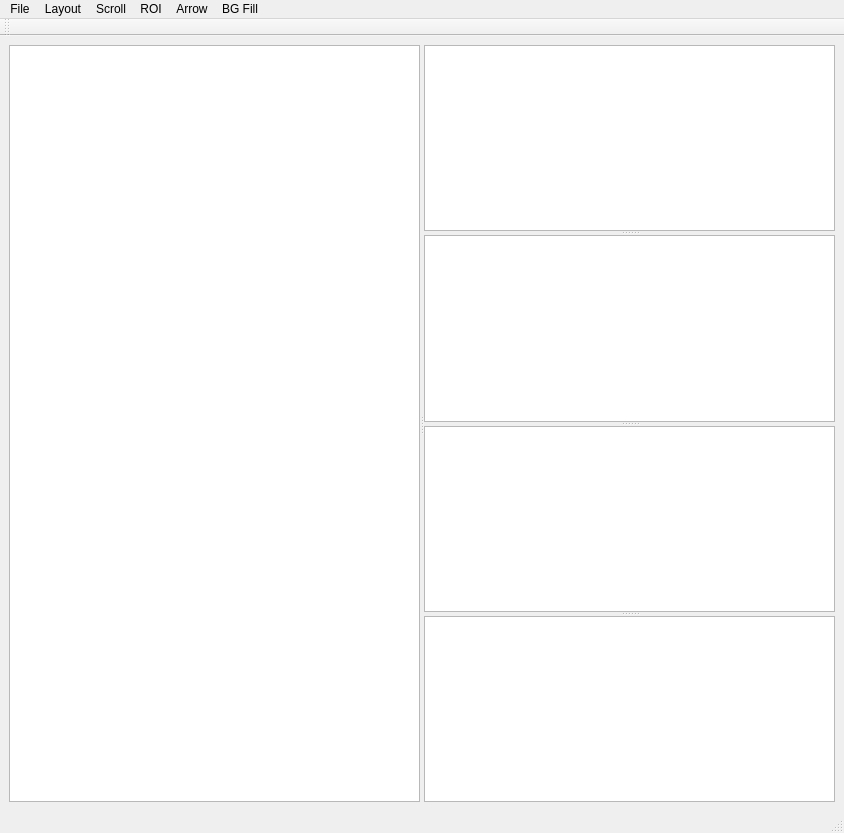
<?xml version="1.0" encoding="UTF-8"?>
<ui version="4.0">
 <class>MainWindow</class>
 <widget class="QMainWindow" name="MainWindow">
  <property name="geometry">
   <rect>
    <x>0</x>
    <y>0</y>
    <width>844</width>
    <height>833</height>
   </rect>
  </property>
  <property name="windowTitle">
   <string>MainWindow</string>
  </property>
  <widget class="QWidget" name="centralwidget">
   <layout class="QGridLayout" name="gridLayout">
    <item row="0" column="0">
     <widget class="QSplitter" name="splitter_2">
      <property name="orientation">
       <enum>Qt::Horizontal</enum>
      </property>
      <widget class="QTextBrowser" name="textBrowser"/>
      <widget class="QSplitter" name="splitter">
       <property name="orientation">
        <enum>Qt::Vertical</enum>
       </property>
       <widget class="QGraphicsView" name="graphicsView"/>
       <widget class="QGraphicsView" name="graphicsView_2"/>
       <widget class="QGraphicsView" name="graphicsView_4"/>
       <widget class="QGraphicsView" name="graphicsView_3"/>
      </widget>
     </widget>
    </item>
   </layout>
  </widget>
  <widget class="QMenuBar" name="menubar">
   <property name="geometry">
    <rect>
     <x>0</x>
     <y>0</y>
     <width>844</width>
     <height>25</height>
    </rect>
   </property>
   <widget class="QMenu" name="menuMenu">
    <property name="title">
     <string>File</string>
    </property>
    <addaction name="actionFile"/>
    <addaction name="actionSave"/>
    <addaction name="actionSave_as"/>
    <addaction name="actionClose"/>
   </widget>
   <widget class="QMenu" name="menuLayout">
    <property name="title">
     <string>Layout</string>
    </property>
    <addaction name="action1"/>
    <addaction name="action2"/>
    <addaction name="action3"/>
    <addaction name="action4"/>
    <addaction name="action5"/>
    <addaction name="action6"/>
    <addaction name="action7"/>
    <addaction name="action8"/>
   </widget>
   <widget class="QMenu" name="menuScroll">
    <property name="title">
     <string>Scroll</string>
    </property>
    <addaction name="actionStart"/>
    <addaction name="actionPause"/>
    <addaction name="actionResume"/>
    <addaction name="actionStop"/>
    <addaction name="separator"/>
    <addaction name="actionSet_Scroll_Options"/>
   </widget>
   <widget class="QMenu" name="menuROI">
    <property name="title">
     <string>ROI</string>
    </property>
    <widget class="QMenu" name="menuInsert_2">
     <property name="title">
      <string>Insert</string>
     </property>
     <addaction name="actionLine"/>
     <addaction name="actionRectangle"/>
     <addaction name="actionW"/>
     <addaction name="actionM"/>
    </widget>
    <addaction name="menuInsert_2"/>
    <addaction name="actionRemove_All"/>
   </widget>
   <widget class="QMenu" name="menuArrow">
    <property name="title">
     <string>Arrow</string>
    </property>
    <widget class="QMenu" name="menuInsert">
     <property name="title">
      <string>Insert</string>
     </property>
     <addaction name="actionArrow_1"/>
     <addaction name="actionArrow_2"/>
     <addaction name="actionArrow_3"/>
     <addaction name="actionArrow_4"/>
     <addaction name="actionArrow_5"/>
     <addaction name="actionArrow_6"/>
    </widget>
    <addaction name="menuInsert"/>
    <addaction name="actionRemove_All_2"/>
   </widget>
   <widget class="QMenu" name="menuBG_Fill">
    <property name="title">
     <string>BG Fill</string>
    </property>
   </widget>
   <addaction name="menuMenu"/>
   <addaction name="menuLayout"/>
   <addaction name="menuScroll"/>
   <addaction name="menuROI"/>
   <addaction name="menuArrow"/>
   <addaction name="menuBG_Fill"/>
  </widget>
  <widget class="QStatusBar" name="statusbar"/>
  <widget class="QToolBar" name="toolBar">
   <property name="windowTitle">
    <string>toolBar</string>
   </property>
   <attribute name="toolBarArea">
    <enum>TopToolBarArea</enum>
   </attribute>
   <attribute name="toolBarBreak">
    <bool>false</bool>
   </attribute>
  </widget>
  <action name="actionFile">
   <property name="text">
    <string>Open</string>
   </property>
  </action>
  <action name="action12">
   <property name="text">
    <string>12</string>
   </property>
  </action>
  <action name="action1">
   <property name="text">
    <string>1</string>
   </property>
  </action>
  <action name="action2">
   <property name="text">
    <string>2</string>
   </property>
  </action>
  <action name="action3">
   <property name="text">
    <string>3</string>
   </property>
  </action>
  <action name="action4">
   <property name="text">
    <string>4</string>
   </property>
  </action>
  <action name="action5">
   <property name="text">
    <string>5</string>
   </property>
  </action>
  <action name="action6">
   <property name="text">
    <string>6</string>
   </property>
  </action>
  <action name="action7">
   <property name="text">
    <string>7</string>
   </property>
  </action>
  <action name="action8">
   <property name="text">
    <string>8</string>
   </property>
  </action>
  <action name="actionStart">
   <property name="text">
    <string>Start</string>
   </property>
  </action>
  <action name="actionPause">
   <property name="text">
    <string>Pause</string>
   </property>
  </action>
  <action name="actionResume">
   <property name="text">
    <string>Resume</string>
   </property>
  </action>
  <action name="actionStop">
   <property name="text">
    <string>Stop</string>
   </property>
  </action>
  <action name="actionSet_Scroll_Options">
   <property name="text">
    <string>Set Scroll Options</string>
   </property>
  </action>
  <action name="actionArrow_1">
   <property name="text">
    <string>Arrow 1</string>
   </property>
  </action>
  <action name="actionArrow_2">
   <property name="text">
    <string>Arrow 2</string>
   </property>
  </action>
  <action name="actionLine">
   <property name="text">
    <string>Line</string>
   </property>
  </action>
  <action name="actionRectangle">
   <property name="text">
    <string>Rectangle</string>
   </property>
  </action>
  <action name="actionW">
   <property name="text">
    <string>W</string>
   </property>
  </action>
  <action name="actionM">
   <property name="text">
    <string>M</string>
   </property>
  </action>
  <action name="actionRemove_All">
   <property name="text">
    <string>Remove All</string>
   </property>
  </action>
  <action name="actionArrow_3">
   <property name="text">
    <string>Arrow 3</string>
   </property>
  </action>
  <action name="actionArrow_4">
   <property name="text">
    <string>Arrow 4</string>
   </property>
  </action>
  <action name="actionArrow_5">
   <property name="text">
    <string>Arrow 5</string>
   </property>
  </action>
  <action name="actionArrow_6">
   <property name="text">
    <string>Arrow 6</string>
   </property>
  </action>
  <action name="actionRemove_All_2">
   <property name="text">
    <string>Remove All</string>
   </property>
  </action>
  <action name="actionSave">
   <property name="text">
    <string>Save</string>
   </property>
  </action>
  <action name="actionSave_as">
   <property name="text">
    <string>Save as</string>
   </property>
  </action>
  <action name="actionClose">
   <property name="text">
    <string>Close</string>
   </property>
  </action>
 </widget>
 <resources/>
 <connections/>
</ui>
